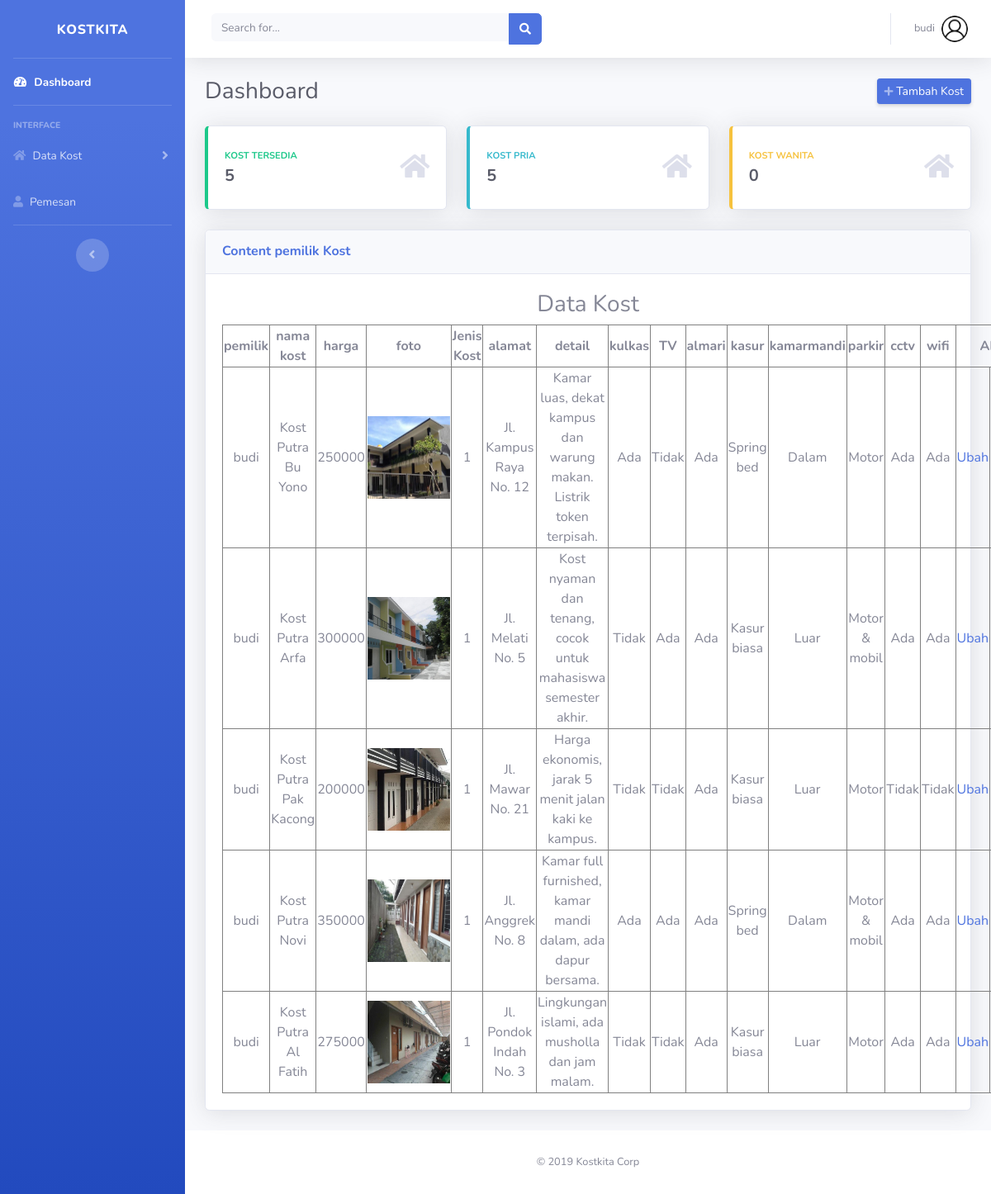
Page /admin/datakost_user.php?jk=1&user=budi (signed in) on the committed database.
### tables this page shows
CREATE TABLE `kost` (
  `id_kost`    INT NOT NULL AUTO_INCREMENT,
  `pemilik`    VARCHAR(50)  NOT NULL,
  `namakost`   VARCHAR(100) NOT NULL,
  `harga`      VARCHAR(30)  NOT NULL,
  `gambar`     VARCHAR(255) NOT NULL,
  `jenis_kost` VARCHAR(2)   NOT NULL,
  `alamat`     TEXT NOT NULL,
  `detail`     TEXT NOT NULL,
  `kulkas`     VARCHAR(100) NOT NULL DEFAULT '',
  `tv`         VARCHAR(100) NOT NULL DEFAULT '',
  `almari`     VARCHAR(100) NOT NULL DEFAULT '',
  `kasur`      VARCHAR(100) NOT NULL DEFAULT '',
  `kamarmandi` VARCHAR(100) NOT NULL DEFAULT '',
  `parkir`     VARCHAR(100) NOT NULL DEFAULT '',
  `cctv`       VARCHAR(100) NOT NULL DEFAULT '',
  `wifi`       VARCHAR(100) NOT NULL DEFAULT '',
  PRIMARY KEY (`id_kost`),
  KEY `idx_pemilik` (`pemilik`)
);

### admin/datakost_user.php (the view, shortened to what this page needs)
<!DOCTYPE html>
<html lang="en">
<?php
    $user=$_GET['user'];
    @$jk= $_GET['jk'];
?>
<head>
  <link href="../vendor/fontawesome-free/css/all.min.css" rel="stylesheet" type="text/css">
  <link href="../css/sb-admin-2.min.css" rel="stylesheet">
</head>
<body id="page-top">
  <div id="wrapper">
    <ul class="navbar-nav bg-gradient-primary sidebar sidebar-dark accordion" id="accordionSidebar">
      <a class="sidebar-brand d-flex " href="../index.php">
        <div class="sidebar-brand-text mx-3">&nbsp; &nbsp; &nbsp; &nbsp;KostKita</div>
      </a>
      <hr class="sidebar-divider my-0">
      <li class="nav-item active">
        <a class="nav-link" href="user.php?user=<?php echo  $user; ?>">
          <i class="fas fa-fw fa-tachometer-alt"></i>
          <span>Dashboard</span></a>
      </li>
      <hr class="sidebar-divider">
      <div class="sidebar-heading">
        Interface
      </div>
      <li class="nav-item">
        <a class="nav-link collapsed" href="#" data-toggle="collapse" data-target="#collapseUtilities" aria-expanded="true" aria-controls="collapseUtilities">
          <i class="fas fa-home"></i>
          <span>Data Kost</span>
        </a>
      </li>
      <li class="nav-item">
        <a class="nav-link collapsed" href="datapemesan.php?user=<?php echo  $user; ?>">
          <i class="fas fa-user"></i>
          <span>Pemesan</span>
        </a>
      </li>
      <hr class="sidebar-divider">
      <div class="text-center d-none d-md-inline">
        <button class="rounded-circle border-0" id="sidebarToggle"></button>
      </div>
    </ul>
    <div id="content-wrapper" class="d-flex flex-column">
      <div id="content">
        <nav class="navbar navbar-expand navbar-light bg-white topbar mb-4 static-top shadow">
          <form class="d-none d-sm-inline-block form-inline mr-auto ml-md-3 my-2 my-md-0 mw-100 navbar-search">
            <div class="input-group">
              <input type="text" class="form-control bg-light border-0 small" placeholder="Search for..." aria-label="Search" aria-describedby="basic-addon2">
              <div class="input-group-append">
                <button class="btn btn-primary" type="button">
                  <i class="fas fa-search fa-sm"></i>
                </button>
              </div>
            </div>
          </form>
          <ul class="navbar-nav ml-auto">
            <li class="nav-item dropdown no-arrow">
              <a class="nav-link dropdown-toggle" href="#" id="userDropdown" role="button" data-toggle="dropdown" aria-haspopup="true" aria-expanded="false">
                <span class="mr-2 d-none d-lg-inline text-gray-600 small"><?php echo $user ?></span>
                <img class="img-profile rounded-circle" src="../assets/img/user.png">
              </a>
            </li>
          </ul>
        </nav>
        <div class="container-fluid">
          <div class="d-sm-flex align-items-center justify-content-between mb-4">
            <h1 class="h3 mb-0 text-gray-800">Dashboard</h1>
            <a href="add_kost.php?user=<?php echo $user; ?>&jk=<?php echo $jk; ?>" class="d-none d-sm-inline-block btn btn-sm btn-primary shadow-sm"><i class="fas fa-plus fa-sm text-white-50"></i> Tambah Kost</a>
          </div>
          <div class="row">
            <div class="col-xl-4 col-md-6 mb-4">
              <div class="card border-left-success shadow h-100 py-2">
                <div class="card-body">
                  <div class="row no-gutters align-items-center">
                    <div class="col mr-2">
                      <div class="text-xs font-weight-bold text-success text-uppercase mb-1">Kost Tersedia</div>
                      <div class="h5 mb-0 font-weight-bold text-gray-800">
                        <?php
                          include "../koneksi.php";
                            $query="select * from kost where pemilik='$user'";
                            $sql=mysqli_query($koneksi, $query);
                            $count=mysqli_num_rows($sql);
                            echo $count;
                        ?>
                      </div>
                    </div>
                    <div class="col-auto">
                      <i class="fas fa-home fa-2x text-gray-300"></i>
                    </div>
                  </div>
                </div>
              </div>
            </div>
            <div class="col-xl-4 col-md-6 mb-4">
              <div class="card border-left-info shadow h-100 py-2">
                <div class="card-body">
                  <div class="row no-gutters align-items-center">
                    <div class="col mr-2">
                      <div class="text-xs font-weight-bold text-info text-uppercase mb-1">Kost Pria</div>
                      <div class="row no-gutters align-items-center">
                        <div class="col-auto">
                          <div class="h5 mb-0 mr-3 font-weight-bold text-gray-800">
                            <?php
                            include "../koneksi.php";
                            $query="select jenis_kost from kost where jenis_kost='1' and pemilik='$user'";
                            $sql=mysqli_query($koneksi, $query);
                            $count=mysqli_num_rows($sql);
                            echo $count;
                            ?>
                          </div>
                        </div>
                      </div>
                    </div>
                    <div class="col-auto">
                      <i class="fas fa-home fa-2x text-gray-300"></i>
                    </div>
                  </div>
                </div>
              </div>
            </div>
            <div class="col-xl-4 col-md-6 mb-4">
              <div class="card border-left-warning shadow h-100 py-2">
                <div class="card-body">
                  <div class="row no-gutters align-items-center">
                    <div class="col mr-2">
                      <div class="text-xs font-weight-bold text-warning text-uppercase mb-1">Kost Wanita</div>
                      <div class="h5 mb-0 font-weight-bold text-gray-800">
                        <?php
                          include "../koneksi.php";
                            $query="select jenis_kost from kost where jenis_kost='2' and pemilik='$user'";
                            $sql=mysqli_query($koneksi, $query);
                            $count=mysqli_num_rows($sql);
                            echo $count;
                        ?>
                      </div>
                    </div>
                    <div class="col-auto">
                      <i class="fas fa-home fa-2x text-gray-300"></i>
                    </div>
                  </div>
                </div>
              </div>
            </div>
          </div>
          <div class="row">
            <div class="col-xl-12 col-lg-11">
              <div class="card shadow mb-4">
                <div class="card-header py-3 d-flex flex-row align-items-center justify-content-between">
                  <h6 class="m-0 font-weight-bold text-primary">Content pemilik Kost</h6>
                </div>
                <div class="card-body text-center">
                <h3>Data Kost</h3>
                <table border="1" width="100%">
                    <tr>
                        <th>pemilik</th>
                        <th>nama kost</th>
                        <th>harga</th>
                        <th>foto</th>
                        <th>Jenis Kost</th>
                        <th>alamat</th>
                        <th>detail</th>
                        <th>kulkas</th>
                        <th>TV</th>
                        <th>almari</th>
                        <th>kasur</th>
                        <th>kamarmandi</th>
                        <th>parkir</th>
                        <th>cctv</th>
                        <th>wifi</th>
                        <th colspan="2">Aksi</th>
                    </tr>
                    <?php
                    include "../koneksi.php";
                    $jk=$_GET['jk'];
                    $query = "SELECT * FROM kost where pemilik='".$user."' and jenis_kost='".$jk."'";
                    $sql = mysqli_query($koneksi, $query);
                    while(@$data = mysqli_fetch_array($sql)){
                        echo "<tr>";
                        echo "<td>".$data['pemilik']."</td>";
                        echo "<td>".$data['namakost']."</td>";
                        echo "<td>".$data['harga']."</td>";
                        echo "<td><img src='../assets/img/".$data['gambar']."' width='100' height='100'></td>";
                        echo "<td>".$data['jenis_kost']."</td>";
                        echo "<td>".$data['alamat']."</td>";
                        echo "<td>".$data['detail']."</td>";
                        echo "<td>".$data['kulkas']."</td>";
                        echo "<td>".$data['tv']."</td>";
                        echo "<td>".$data['almari']."</td>";
                        echo "<td>".$data['kasur']."</td>";
                        echo "<td>".$data['kamarmandi']."</td>";
                        echo "<td>".$data['parkir']."</td>";
                        echo "<td>".$data['cctv']."</td>";
                        echo "<td>".$data['wifi']."</td>";
                        echo "<td><a href='form_editKost.php?id_kost=".$data['id_kost']."&jk=".$jk."&user=".$user."'>Ubah</a></td>";
                        echo "</tr>";
                    }
                    ?>
                    </table>
                </div>
              </div>
            </div>
          </div>
        </div>
      </div>
      <footer class="sticky-footer bg-white">
        <div class="container my-auto">
          <div class="copyright text-center my-auto">
            <span>&copy; 2019 Kostkita Corp</span>
          </div>
        </div>
      </footer>
    </div>
  </div>
</body>
</html>

### rows in the picture
kost: pemilik "budi", namakost "Kost Putra Bu Yono", harga "250000", gambar (picture), jenis_kost "1", alamat "Jl. Kampus Raya No. 12", detail "Kamar luas, dekat kampus dan warung makan. Listrik token terpisah.", kulkas "Ada", tv "Tidak", almari "Ada", kasur "Spring bed", kamarmandi "Dalam", parkir "Motor", cctv "Ada", wifi "Ada"
kost: pemilik "budi", namakost "Kost Putra Arfa", harga "300000", gambar (picture), jenis_kost "1", alamat "Jl. Melati No. 5", detail "Kost nyaman dan tenang, cocok untuk mahasiswa semester akhir.", kulkas "Tidak", tv "Ada", almari "Ada", kasur "Kasur biasa", kamarmandi "Luar", parkir "Motor & mobil", cctv "Ada", wifi "Ada"
kost: pemilik "budi", namakost "Kost Putra Pak Kacong", harga "200000", gambar (picture), jenis_kost "1", alamat "Jl. Mawar No. 21", detail "Harga ekonomis, jarak 5 menit jalan kaki ke kampus.", kulkas "Tidak", tv "Tidak", almari "Ada", kasur "Kasur biasa", kamarmandi "Luar", parkir "Motor", cctv "Tidak", wifi "Tidak"
kost: pemilik "budi", namakost "Kost Putra Novi", harga "350000", gambar (picture), jenis_kost "1", alamat "Jl. Anggrek No. 8", detail "Kamar full furnished, kamar mandi dalam, ada dapur bersama.", kulkas "Ada", tv "Ada", almari "Ada", kasur "Spring bed", kamarmandi "Dalam", parkir "Motor & mobil", cctv "Ada", wifi "Ada"
kost: pemilik "budi", namakost "Kost Putra Al Fatih", harga "275000", gambar (picture), jenis_kost "1", alamat "Jl. Pondok Indah No. 3", detail "Lingkungan islami, ada musholla dan jam malam.", kulkas "Tidak", tv "Tidak", almari "Ada", kasur "Kasur biasa", kamarmandi "Luar", parkir "Motor", cctv "Ada", wifi "Ada"

### other values in the picture
$user "budi"
$count "5"
$count "0"
